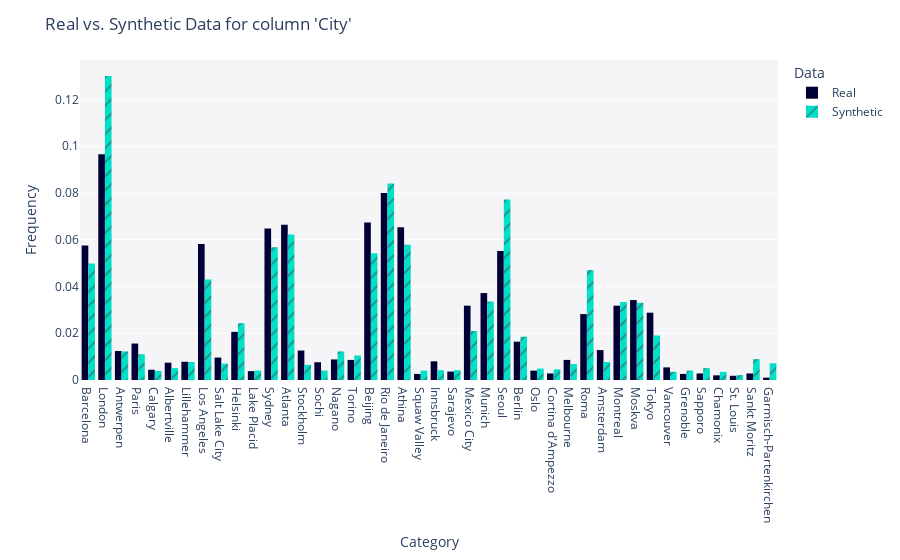

The notebook cell saved with this chart:
### Code cell
get_column_plot(
    real_data=df_real,
    synthetic_data=df_fake,
    metadata=metadata,
    column_name='City'
)

### Figure 1 — Plotly figure (JSON) as saved in the notebook; plotly's stock layout.template omitted (floating-point values rounded to 4 significant figures; data arrays with more than 128 entries replaced by an {"elided": "..."} marker saying what was removed)
{"data": [{"alignmentgroup": "True", "bingroup": "x", "histnorm": "probability density", "hovertemplate": "<b>Real</b><br>Frequency: %{y}<extra></extra>", "legendgroup": "Real", "marker": {"color": "#000036", "pattern": {"shape": ""}}, "name": "Real", "offsetgroup": "Real", "orientation": "v", "showlegend": true, "type": "histogram", "x": {"elided": "5000 str values"}, "xaxis": "x", "yaxis": "y"}, {"alignmentgroup": "True", "bingroup": "x", "histnorm": "probability density", "hovertemplate": "<b>Synthetic</b><br>Frequency: %{y}<extra></extra>", "legendgroup": "Synthetic", "marker": {"color": "#01E0C9", "pattern": {"shape": "/"}}, "name": "Synthetic", "offsetgroup": "Synthetic", "orientation": "v", "showlegend": true, "type": "histogram", "x": {"elided": "5720 str values"}, "xaxis": "x", "yaxis": "y"}], "layout": {"barmode": "group", "legend": {"title": {"text": "Data"}, "tracegroupgap": 0}, "margin": {"t": 60}, "plot_bgcolor": "#F5F5F8", "title": {"text": "Real vs. Synthetic Data for column 'City'"}, "xaxis": {"anchor": "y", "domain": [0, 1], "title": {"text": "Category"}}, "yaxis": {"anchor": "x", "domain": [0, 1], "title": {"text": "Frequency"}}}}
